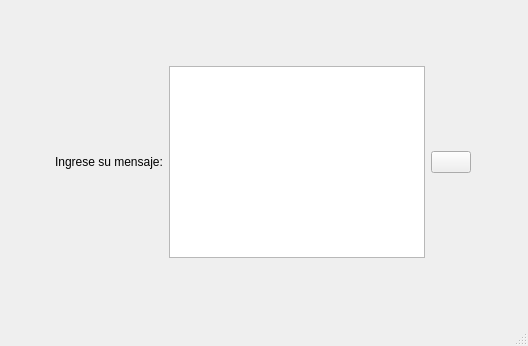
<?xml version="1.0" encoding="UTF-8"?>
<ui version="4.0">
 <class>MainWindow</class>
 <widget class="QMainWindow" name="MainWindow">
  <property name="geometry">
   <rect>
    <x>0</x>
    <y>0</y>
    <width>528</width>
    <height>346</height>
   </rect>
  </property>
  <property name="windowTitle">
   <string>Input message</string>
  </property>
  <widget class="QWidget" name="centralwidget">
   <layout class="QGridLayout" name="gridLayout">
    <item row="1" column="0">
     <spacer name="horizontalSpacer">
      <property name="orientation">
       <enum>Qt::Horizontal</enum>
      </property>
      <property name="sizeHint" stdset="0">
       <size>
        <width>40</width>
        <height>20</height>
       </size>
      </property>
     </spacer>
    </item>
    <item row="1" column="1" colspan="2">
     <layout class="QHBoxLayout" name="horizontalLayout">
      <property name="sizeConstraint">
       <enum>QLayout::SetMinimumSize</enum>
      </property>
      <item>
       <spacer name="horizontalSpacer_4">
        <property name="orientation">
         <enum>Qt::Horizontal</enum>
        </property>
        <property name="sizeHint" stdset="0">
         <size>
          <width>40</width>
          <height>20</height>
         </size>
        </property>
       </spacer>
      </item>
      <item>
       <widget class="QLabel" name="label">
        <property name="text">
         <string>Ingrese su mensaje:</string>
        </property>
       </widget>
      </item>
      <item>
       <widget class="QTextEdit" name="text_edit_message">
        <property name="sizePolicy">
         <sizepolicy hsizetype="Fixed" vsizetype="Fixed">
          <horstretch>0</horstretch>
          <verstretch>0</verstretch>
         </sizepolicy>
        </property>
       </widget>
      </item>
      <item>
       <widget class="QPushButton" name="btn_show_message">
        <property name="sizePolicy">
         <sizepolicy hsizetype="Fixed" vsizetype="Fixed">
          <horstretch>0</horstretch>
          <verstretch>0</verstretch>
         </sizepolicy>
        </property>
        <property name="text">
         <string/>
        </property>
        <property name="icon">
         <iconset resource="app_resources.qrc">
          <normaloff>:/qgisco/images/qgis-icon.png</normaloff>:/qgisco/images/qgis-icon.png</iconset>
        </property>
        <property name="iconSize">
         <size>
          <width>100</width>
          <height>100</height>
         </size>
        </property>
       </widget>
      </item>
      <item>
       <spacer name="horizontalSpacer_3">
        <property name="orientation">
         <enum>Qt::Horizontal</enum>
        </property>
        <property name="sizeHint" stdset="0">
         <size>
          <width>40</width>
          <height>20</height>
         </size>
        </property>
       </spacer>
      </item>
     </layout>
    </item>
    <item row="1" column="3">
     <spacer name="horizontalSpacer_2">
      <property name="orientation">
       <enum>Qt::Horizontal</enum>
      </property>
      <property name="sizeHint" stdset="0">
       <size>
        <width>40</width>
        <height>20</height>
       </size>
      </property>
     </spacer>
    </item>
   </layout>
  </widget>
  <widget class="QMenuBar" name="menubar">
   <property name="geometry">
    <rect>
     <x>0</x>
     <y>0</y>
     <width>528</width>
     <height>26</height>
    </rect>
   </property>
  </widget>
  <widget class="QStatusBar" name="statusbar"/>
 </widget>
 <resources>
  <include location="app_resources.qrc"/>
 </resources>
 <connections/>
</ui>
